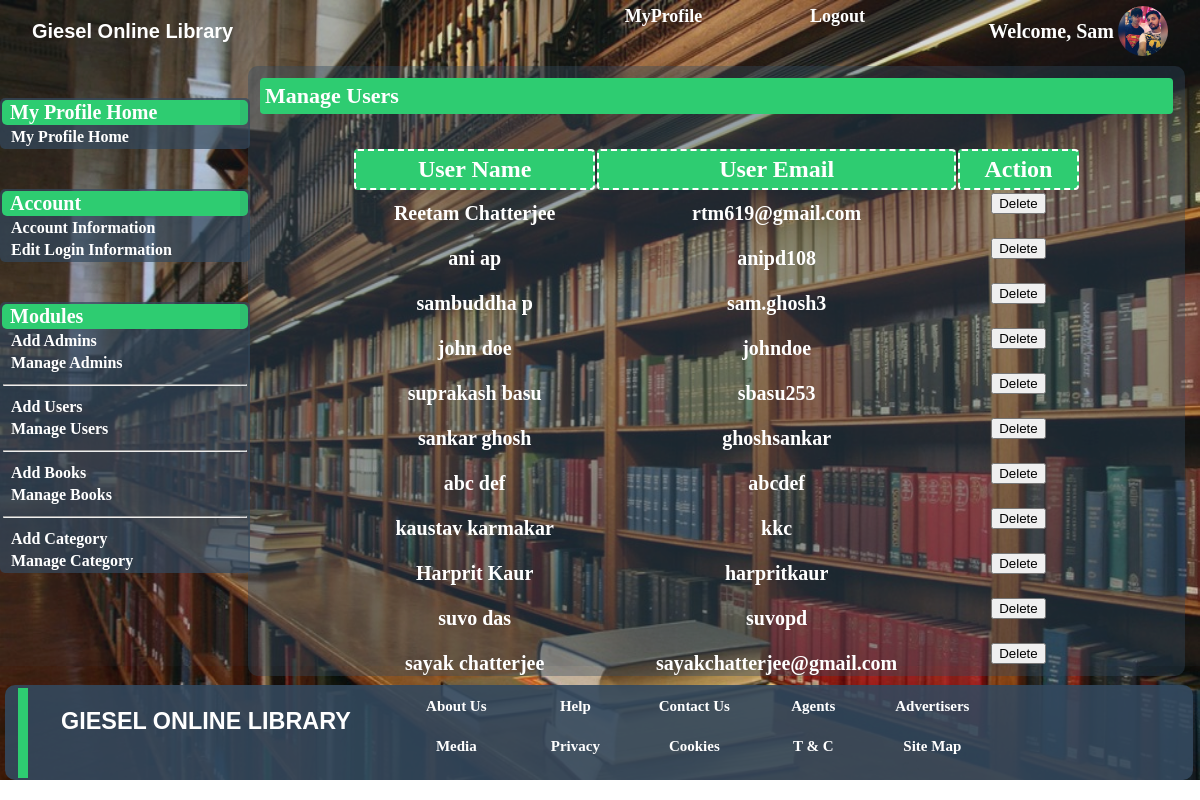
Screenshot of /include/manUser.php (signed in) with the database file from the repository.
### tables this page shows
CREATE TABLE `admin_tab` (
  `users_id` int(11) NOT NULL,
  `users_fname` varchar(255) NOT NULL,
  `users_lname` varchar(255) NOT NULL,
  `users_email` varchar(255) NOT NULL,
  `users_pwd` varchar(255) NOT NULL,
  `users_jd` varchar(255) NOT NULL,
  `cl` varchar(255) NOT NULL,
  `ai` varchar(255) NOT NULL,
  `sec_ques` varchar(255) NOT NULL,
  `users_dp` varchar(255) NOT NULL
);

CREATE TABLE `users_tab` (
  `users_id` int(11) NOT NULL,
  `users_fname` varchar(255) NOT NULL,
  `users_lname` varchar(255) NOT NULL,
  `users_con` int(10) NOT NULL,
  `users_email` varchar(255) NOT NULL,
  `users_pwd` varchar(255) NOT NULL,
  `users_jd` varchar(255) NOT NULL,
  `cl` varchar(255) NOT NULL,
  `ai` varchar(255) NOT NULL,
  `sec_ques` varchar(255) NOT NULL,
  `users_dp` varchar(255) NOT NULL
);

### include/manUser.php (the view, shortened to what this page needs)
<?php
	$sql = "SELECT * FROM users_tab";
	$query = mysql_query($sql) or die(mysql_error());
?>
<html>
<head>
	<link rel="stylesheet" type="text/css" href="admin.css">
	<link rel="stylesheet" type="text/css" href="user.css">
</head>
<body>
<div id="wrapper">
	<div id="header">
		<table>
				<tr>
					<td align="center" class="name">
						Giesel Online Library
					</td>
					<td align="right">
						<ul>
							<li><a href="adminPage.php">MyProfile</a></li>
							<li><a href="destroy.php">Logout</a></li>
						</ul>
					</td>
					<td>
						<table>
							<tr>
								<td align="right">
									<p style="color: white; font-size: 20px; font-weight: bold;">Welcome, <?php echo $_SESSION['name'] ?></p>
								</td>
								<td>
									<?php
										$email = $_SESSION['email'];
										$sql = "SELECT users_dp FROM admin_tab WHERE users_email = '$email' ";
										$res = mysql_query($sql);
										$row = mysql_fetch_array($res);
										$img = $row['users_dp'];
										echo "<img src='".$img."'height='50' width='50' style= 'border-radius: 50%'/>";
									?>
								</td>
							</tr>
						</table>
					</td>
				</tr>
		</table>
	</div>
	<div id="con">
		<div id="leftPanel">
			<table align="center">
				<th>My Profile Home</th>
				<tr>
					<td>
						<a href="adminPage.php">My Profile Home</a>
					</td>
				</tr>
			</table>
			<table align="center">
				<th>Account</th>
				<tr>
					<td>
						<a href="accInfo.php">Account Information</a>
					</td>
				</tr>
				<tr>
					<td>
						<a href="admineditInfo.php">Edit Login Information</a>
					</td>
				</tr>
			</table>
			<table align="center">
				<th>Modules</th>
				<tr>
					<td>
						<a href="addAdmin.php">Add Admins</a>
					</td>
				</tr>
				<tr>
					<td>
						<a href="manAdmin.php">Manage Admins</a>
					</td>
				</tr>
				<tr>
					<td>
						<hr />
					</td>
				</tr>
				<tr>
					<td>
						<a href="addUser.php">Add Users</a>
					</td>
				</tr>
				<tr>
					<td>
						<a href="manUser.php">Manage Users</a>
					</td>
				</tr>
				<tr>
					<td>
						<hr />
					</td>
				</tr>
				<tr>
					<td>
						<a href="addBook.php">Add Books</a>
					</td>
				</tr>
				<tr>
					<td>
						<a href="manBook.php">Manage Books</a>
					</td>
				</tr>
				<tr>
					<td>
						<hr />
					</td>
				</tr>
				<tr>
					<td>
						<a href="addCategory.php">Add Category</a>
					</td>
				</tr>
				<tr>
					<td>
						<a href="manCategory.php">Manage Category</a>
					</td>
				</tr>
			</table>
		</div>
		<div id="rightPanel">
			<div id="content">
				<table align="center">
						<th colspan="3">Manage Users</th>
						<tr>
						<td>
							<div id="tab">
								<table align="center">
								<th>User Name</th>
								<th>User Email</th>
								<th>Action</th>
								<?php while($row = mysql_fetch_array($query)) { ?>
									<tr>
										<td align="center"><?php echo $row['users_fname']." ". $row['users_lname']; ?></td>
										<td align="center"><?php echo $row['users_email']; ?></td>
										<td align="center"><?php
										$id = $row['users_email'];
											echo "<form action=\"\" method=\"POST\"><input type=\"hidden\" name=\"item\" value=\"$id\">
											<input type=\"submit\" name=\"delete\" value=\"Delete\"></form>";
										 ?>
										</td>
									</tr>
							<?php	}	?>
							</table>
							</div>
						</td>
					</tr>
					</table>
			</div>
		</div>
	</div>
	<div id="footer">
		<div id="footcon">
			<table>
				<tr>
					<td>
						<div id="block"> </div>
					</td>
					<td align="center" class="name">
						<h3>GIESEL ONLINE LIBRARY</h3>
					</td>
					<td align="right">
					<ul>
						<li><a>About Us</a></li>
						<li><a>Help</a></li>
						<li><a>Contact Us</a></li>
						<li><a>Agents</a></li>
						<li><a>Advertisers</a></li>
						<li><a>Media</a></li>
						<li><a>Privacy</a></li>
						<li><a>Cookies</a></li>
						<li><a>T & C</a></li>
						<li><a>Site Map</a></li>
					</ul>
					</td>
				</tr>
			</table>
		</div>
	</div>
</div>
</body>
</html>

### include/admin.css (style rules this page uses)
body { margin: 0px auto; padding: 0px auto; }
#wrapper { width: 100%; height: 780px; background-image: url('../img/adPanel.jpg'); background-repeat: no-repeat; background-size: 100% 100%; float: left; }
#header { position: absolute; height: 58px; width: 100%; background-color: rgba(52, 73, 94, 0.1); }
#header table { width: 100%; height: 50px; border: none; }
.name { color: #fff; font-size: 20px; text-align: left; font-family: Arial; padding-left: 30px; font-weight: bold; }
#header ul { list-style: none; display: block; }
#header table ul li { display: inline-block; margin-left: 15px; margin-right: 5px; padding: 15px; padding-top: 2px; border: none; width: 120px; font-weight: bold; text-align: center; position: relative; cursor: pointer; z-index: 999; }
#header ul li a { color: white; text-decoration: none; font-size: 18px; }
#header ul li::before { position: absolute; content: ""; width: 100%; height: 0; margin-bottom: 6px; background-color: rgba(39, 174, 96, 1); left: 0; bottom: 0; transition: all 0.3s; z-index: -1; }
#con { width: 100%; height: 685px; background-color: rgba(52, 73, 94, 0.1); }
#leftPanel { margin-top: 58px; width: 20%; height: 608px; border: none; float: left; background-color: rgba(52, 73, 94, 0.1); }
#leftPanel table { border-radius: 5px; width: 250px; margin-top: 40px; background-color: rgba(52, 73, 94, 0.7); }
#leftPanel table th { padding-left: 8px; color: #fff; border-radius: 5px; font-size: 20px; text-align: left; background-color: #2ECC71; }
#leftPanel table a { padding-left: 8px; text-decoration: none; color: #fff; font-weight: bold; }
#rightPanel { margin-top: 58px; width: 80%; height: 608px; border: none; background-color: rgba(52, 73, 94, 0.1); float: left; }
#content { border: none; margin: 8px; height: 590px; margin-right: 15px; border-radius: 10px; background-color: rgba(52, 73, 94, 0.4); }
#footer { margin: 0px auto; width: 100%; height: 90px; float: left; }
#footcon { color: white; margin-left: 5px; width: 99%; height: 95px; padding: 0px auto; border: none; border-radius: 10px; background-color: rgba(52, 73, 94, 0.9); }
#block { margin-top: 0px; padding: 0px auto; margin-left: 10px; height: 90px; width: 10px; border: none; background-color: #2ECC71; float: left; }
#footcon ul { list-style: none; display: block; margin: 0px auto; padding: 0px auto; border: none; width: 600px; }
#footcon ul li { display: inline-block; margin: 5px; margin-right: 15px; padding: 10px; padding-top: 0px; border: none; width: 75px; height: 20px; font-weight: bold; text-align: center; cursor: pointer; }
#footcon ul li a { color: white; text-decoration: none; font-size: 15px; }

### include/user.css (style rules this page uses)
#content { padding: 10px; }
#content table { width: 100%; }
#content table th { margin-top: 20px; margin-left: 10px; font-size: 22px; color: white; background-color: #2ECC71; padding: 5px; text-align: left; border-radius: 4px; }
#tab table { width: 80%; margin-top: 30px; }
#tab table th { border: 2px dashed white; font-size: 24px; color: white; margin-right: 6px; background-color: #2ECC71; padding: 5px; text-align: center; }
#tab table td { font-size: 20px; color: white; font-weight: bold; }

### rows the page displays
admin_tab: users_dp (picture)
users_tab: users_fname "Reetam", users_lname "Chatterjee", users_email "rtm619@gmail.com"
users_tab: users_fname "ani", users_lname "ap", users_email "anipd108"
users_tab: users_fname "sambuddha", users_lname "p", users_email "sam.ghosh3"
users_tab: users_fname "john", users_lname "doe", users_email "johndoe"
users_tab: users_fname "suprakash", users_lname "basu", users_email "sbasu253"
users_tab: users_fname "sankar", users_lname "ghosh", users_email "ghoshsankar"
users_tab: users_fname "abc", users_lname "def", users_email "abcdef"
users_tab: users_fname "kaustav", users_lname "karmakar", users_email "kkc"
users_tab: users_fname "Harprit", users_lname "Kaur", users_email "harpritkaur"
users_tab: users_fname "suvo", users_lname "das", users_email "suvopd"
users_tab: users_fname "sayak", users_lname "chatterjee", users_email "sayakchatterjee@gmail.com"

### other values shown
$_SESSION['name'] "Sam"
